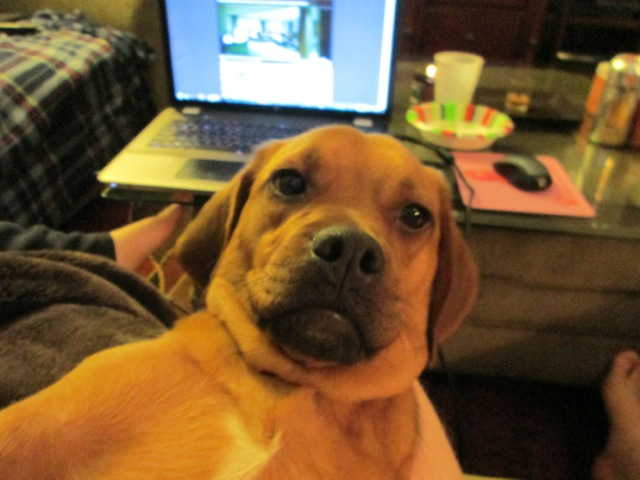
#> input picture dog_selfie.png, 640 x 480 px
$ python Detect_Edge.py
#> lines starting #> are read from the running program, lines starting #| are printed output that depends on the picture
import cv2

img = cv2.imread("dog_selfie.png",1)
#> img is the input picture: shape (480, 640, 3); mean B, G, R 51.7, 87.8, 116.7

edge_img = cv2.Canny(img,100,200)
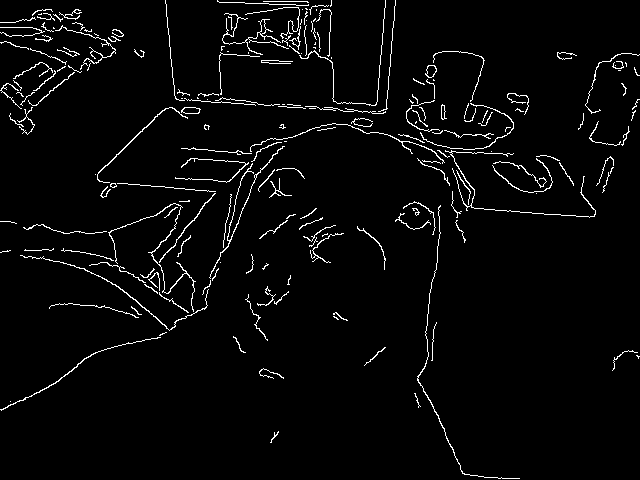
#> edge_img: shape (480, 640); 3.2% white in thin lines or dots

cv2.imshow("Detected Edges", edge_img)

cv2.waitKey(0)

$ run again, with queen.jpg saved as dog_selfie.png
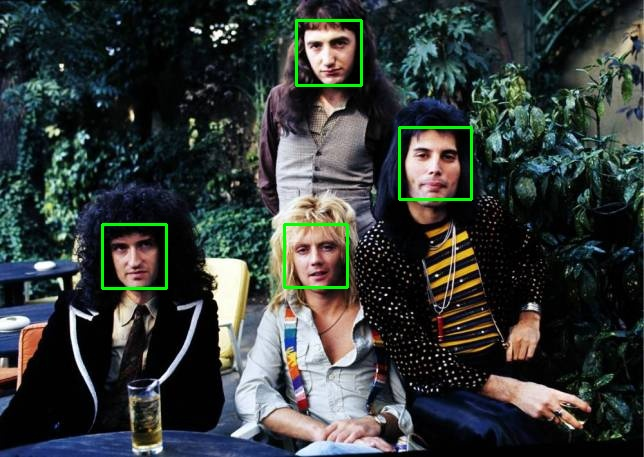
#> input picture queen.jpg, 644 x 457 px
#> img is the input picture: shape (457, 644, 3); mean B, G, R 57.2, 59.3, 53.7
#> `edge_img = cv2.Canny(img,100,200)`:
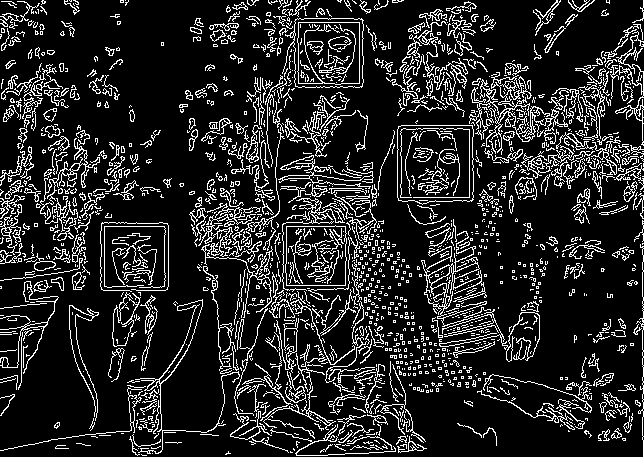
#> edge_img: shape (457, 644); 15% white in thin lines or dots
